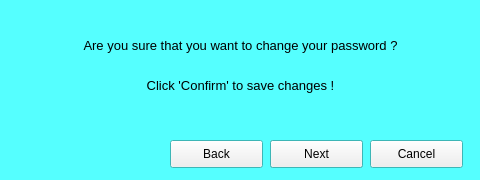
<?xml version="1.0" encoding="UTF-8"?>
<ui version="4.0">
 <class>Dialog</class>
 <widget class="QDialog" name="Dialog">
  <property name="windowModality">
   <enum>Qt::WindowModal</enum>
  </property>
  <property name="geometry">
   <rect>
    <x>0</x>
    <y>0</y>
    <width>480</width>
    <height>180</height>
   </rect>
  </property>
  <property name="palette">
   <palette>
    <active>
     <colorrole role="Base">
      <brush brushstyle="SolidPattern">
       <color alpha="255">
        <red>255</red>
        <green>255</green>
        <blue>255</blue>
       </color>
      </brush>
     </colorrole>
     <colorrole role="Window">
      <brush brushstyle="SolidPattern">
       <color alpha="255">
        <red>85</red>
        <green>255</green>
        <blue>255</blue>
       </color>
      </brush>
     </colorrole>
    </active>
    <inactive>
     <colorrole role="Base">
      <brush brushstyle="SolidPattern">
       <color alpha="255">
        <red>255</red>
        <green>255</green>
        <blue>255</blue>
       </color>
      </brush>
     </colorrole>
     <colorrole role="Window">
      <brush brushstyle="SolidPattern">
       <color alpha="255">
        <red>85</red>
        <green>255</green>
        <blue>255</blue>
       </color>
      </brush>
     </colorrole>
    </inactive>
    <disabled>
     <colorrole role="Base">
      <brush brushstyle="SolidPattern">
       <color alpha="255">
        <red>85</red>
        <green>255</green>
        <blue>255</blue>
       </color>
      </brush>
     </colorrole>
     <colorrole role="Window">
      <brush brushstyle="SolidPattern">
       <color alpha="255">
        <red>85</red>
        <green>255</green>
        <blue>255</blue>
       </color>
      </brush>
     </colorrole>
    </disabled>
   </palette>
  </property>
  <property name="windowTitle">
   <string>Dialog</string>
  </property>
  <property name="modal">
   <bool>true</bool>
  </property>
  <widget class="QLabel" name="lbl_old_password">
   <property name="geometry">
    <rect>
     <x>20</x>
     <y>20</y>
     <width>411</width>
     <height>31</height>
    </rect>
   </property>
   <property name="font">
    <font>
     <pointsize>10</pointsize>
    </font>
   </property>
   <property name="text">
    <string>Enter old password:</string>
   </property>
  </widget>
  <widget class="QPushButton" name="btn_confirm">
   <property name="geometry">
    <rect>
     <x>270</x>
     <y>140</y>
     <width>93</width>
     <height>28</height>
    </rect>
   </property>
   <property name="text">
    <string>Confirm</string>
   </property>
   <property name="icon">
    <iconset>
     <normaloff>data/assets/ok.png</normaloff>data/assets/ok.png</iconset>
   </property>
   <property name="autoDefault">
    <bool>false</bool>
   </property>
  </widget>
  <widget class="QPushButton" name="btn_cancel">
   <property name="geometry">
    <rect>
     <x>370</x>
     <y>140</y>
     <width>93</width>
     <height>28</height>
    </rect>
   </property>
   <property name="text">
    <string>Cancel</string>
   </property>
   <property name="icon">
    <iconset>
     <normaloff>data/assets/close.png</normaloff>data/assets/close.png</iconset>
   </property>
   <property name="autoDefault">
    <bool>false</bool>
   </property>
  </widget>
  <widget class="QLineEdit" name="txt_password">
   <property name="geometry">
    <rect>
     <x>40</x>
     <y>60</y>
     <width>391</width>
     <height>31</height>
    </rect>
   </property>
   <property name="font">
    <font>
     <pointsize>12</pointsize>
    </font>
   </property>
   <property name="text">
    <string/>
   </property>
   <property name="echoMode">
    <enum>QLineEdit::Password</enum>
   </property>
   <property name="clearButtonEnabled">
    <bool>false</bool>
   </property>
  </widget>
  <widget class="QPushButton" name="btn_show_password">
   <property name="geometry">
    <rect>
     <x>430</x>
     <y>60</y>
     <width>31</width>
     <height>31</height>
    </rect>
   </property>
   <property name="text">
    <string/>
   </property>
   <property name="icon">
    <iconset>
     <normaloff>data/assets/show_all.png</normaloff>data/assets/show_all.png</iconset>
   </property>
   <property name="autoDefault">
    <bool>false</bool>
   </property>
  </widget>
  <widget class="QPushButton" name="btn_next">
   <property name="geometry">
    <rect>
     <x>270</x>
     <y>140</y>
     <width>93</width>
     <height>28</height>
    </rect>
   </property>
   <property name="layoutDirection">
    <enum>Qt::LeftToRight</enum>
   </property>
   <property name="text">
    <string>Next</string>
   </property>
   <property name="icon">
    <iconset>
     <normaloff>data/assets/arrow_move_right.png</normaloff>data/assets/arrow_move_right.png</iconset>
   </property>
   <property name="autoDefault">
    <bool>false</bool>
   </property>
  </widget>
  <widget class="QFrame" name="frm_confirm">
   <property name="geometry">
    <rect>
     <x>0</x>
     <y>0</y>
     <width>481</width>
     <height>131</height>
    </rect>
   </property>
   <property name="autoFillBackground">
    <bool>true</bool>
   </property>
   <property name="frameShape">
    <enum>QFrame::NoFrame</enum>
   </property>
   <property name="frameShadow">
    <enum>QFrame::Plain</enum>
   </property>
   <widget class="QLabel" name="lbl_new_password">
    <property name="geometry">
     <rect>
      <x>10</x>
      <y>30</y>
      <width>151</width>
      <height>31</height>
     </rect>
    </property>
    <property name="font">
     <font>
      <pointsize>10</pointsize>
     </font>
    </property>
    <property name="text">
     <string>New Password</string>
    </property>
    <property name="alignment">
     <set>Qt::AlignRight|Qt::AlignTrailing|Qt::AlignVCenter</set>
    </property>
   </widget>
   <widget class="QLineEdit" name="txt_new_password">
    <property name="geometry">
     <rect>
      <x>170</x>
      <y>30</y>
      <width>271</width>
      <height>31</height>
     </rect>
    </property>
    <property name="font">
     <font>
      <pointsize>12</pointsize>
     </font>
    </property>
    <property name="text">
     <string/>
    </property>
    <property name="echoMode">
     <enum>QLineEdit::Password</enum>
    </property>
    <property name="clearButtonEnabled">
     <bool>false</bool>
    </property>
   </widget>
   <widget class="QPushButton" name="btn_show_password_2">
    <property name="geometry">
     <rect>
      <x>440</x>
      <y>30</y>
      <width>31</width>
      <height>31</height>
     </rect>
    </property>
    <property name="text">
     <string/>
    </property>
    <property name="icon">
     <iconset>
      <normaloff>data/assets/show_all.png</normaloff>data/assets/show_all.png</iconset>
    </property>
    <property name="autoDefault">
     <bool>false</bool>
    </property>
   </widget>
   <widget class="QPushButton" name="btn_show_password_3">
    <property name="geometry">
     <rect>
      <x>440</x>
      <y>70</y>
      <width>31</width>
      <height>31</height>
     </rect>
    </property>
    <property name="text">
     <string/>
    </property>
    <property name="icon">
     <iconset>
      <normaloff>data/assets/show_all.png</normaloff>data/assets/show_all.png</iconset>
    </property>
    <property name="autoDefault">
     <bool>false</bool>
    </property>
   </widget>
   <widget class="QLineEdit" name="txt_confirm_password">
    <property name="geometry">
     <rect>
      <x>170</x>
      <y>70</y>
      <width>271</width>
      <height>31</height>
     </rect>
    </property>
    <property name="font">
     <font>
      <pointsize>12</pointsize>
     </font>
    </property>
    <property name="text">
     <string/>
    </property>
    <property name="echoMode">
     <enum>QLineEdit::Password</enum>
    </property>
    <property name="clearButtonEnabled">
     <bool>false</bool>
    </property>
   </widget>
   <widget class="QLabel" name="lbl_confirm_password">
    <property name="geometry">
     <rect>
      <x>10</x>
      <y>70</y>
      <width>151</width>
      <height>31</height>
     </rect>
    </property>
    <property name="font">
     <font>
      <pointsize>10</pointsize>
     </font>
    </property>
    <property name="text">
     <string>Confirm Password</string>
    </property>
    <property name="alignment">
     <set>Qt::AlignRight|Qt::AlignTrailing|Qt::AlignVCenter</set>
    </property>
   </widget>
  </widget>
  <widget class="QPushButton" name="btn_back">
   <property name="geometry">
    <rect>
     <x>170</x>
     <y>140</y>
     <width>93</width>
     <height>28</height>
    </rect>
   </property>
   <property name="layoutDirection">
    <enum>Qt::LeftToRight</enum>
   </property>
   <property name="text">
    <string>Back</string>
   </property>
   <property name="icon">
    <iconset>
     <normaloff>data/assets/arrow_move_left.png</normaloff>data/assets/arrow_move_left.png</iconset>
   </property>
   <property name="autoDefault">
    <bool>false</bool>
   </property>
  </widget>
  <widget class="QFrame" name="frm_finish">
   <property name="geometry">
    <rect>
     <x>0</x>
     <y>0</y>
     <width>481</width>
     <height>130</height>
    </rect>
   </property>
   <property name="autoFillBackground">
    <bool>true</bool>
   </property>
   <property name="frameShape">
    <enum>QFrame::NoFrame</enum>
   </property>
   <property name="frameShadow">
    <enum>QFrame::Plain</enum>
   </property>
   <widget class="QLabel" name="lbl_password_info1">
    <property name="geometry">
     <rect>
      <x>10</x>
      <y>30</y>
      <width>461</width>
      <height>31</height>
     </rect>
    </property>
    <property name="font">
     <font>
      <pointsize>10</pointsize>
     </font>
    </property>
    <property name="text">
     <string>Are you sure that you want to change your password ?</string>
    </property>
    <property name="alignment">
     <set>Qt::AlignCenter</set>
    </property>
   </widget>
   <widget class="QLabel" name="lbl_password_info2">
    <property name="geometry">
     <rect>
      <x>10</x>
      <y>70</y>
      <width>461</width>
      <height>31</height>
     </rect>
    </property>
    <property name="font">
     <font>
      <pointsize>10</pointsize>
     </font>
    </property>
    <property name="text">
     <string>Click 'Confirm' to save changes !</string>
    </property>
    <property name="alignment">
     <set>Qt::AlignCenter</set>
    </property>
   </widget>
  </widget>
 </widget>
 <resources/>
 <connections/>
</ui>
